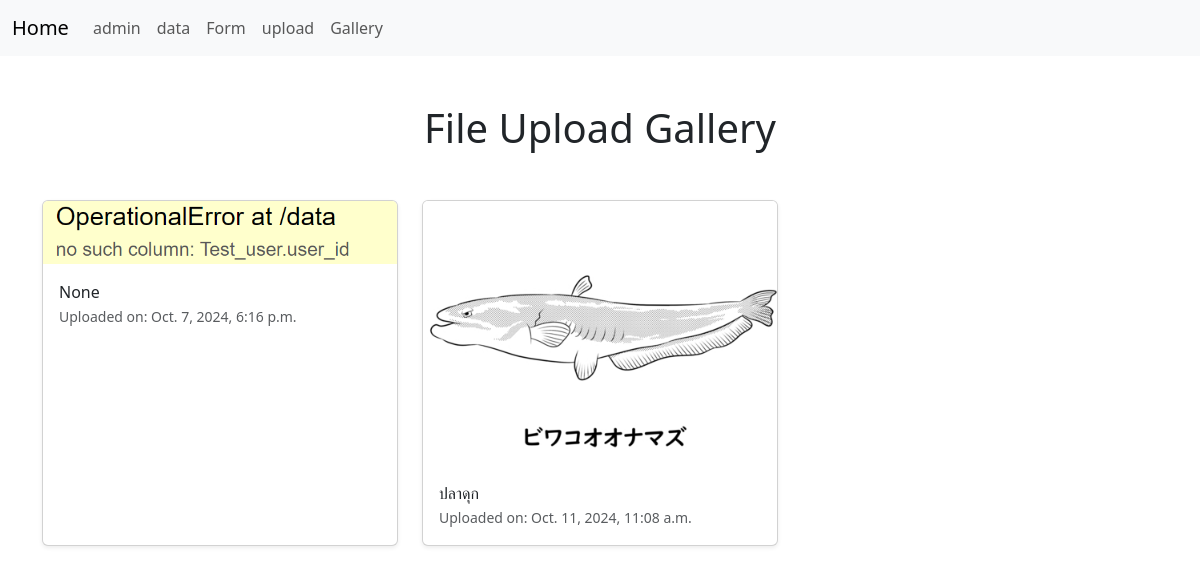
Page /uploadList on the committed database.
### Test/models.py (models this page shows)
class UploadedFile(models.Model):
    file = models.ImageField(upload_to='uploads/')
    uploaded_at = models.DateTimeField(auto_now_add=True)
    text = models.TextField(null=True, max_length=500)

### Test/views.py (the view)
# urls.py: path('uploadList', views.uploadList, name='upload_list'),
def uploadList(request):
    upload_file = UploadedFile.objects.all()
    context = {"upload_file": upload_file}
    return render(request, 'upload_list.html', context)

### Test/templates/upload_list.html (shortened to what this page needs)
<!DOCTYPE html>
<html lang="en">
<head>
    <link href="https://cdn.jsdelivr.net/npm/bootstrap@5.3.0-alpha1/dist/css/bootstrap.min.css" rel="stylesheet">
</head>
<body>
    {% include "components/base.html" %}
    {% block content %}
    <div class="container py-5">
        <h1 class="text-center mb-5">File Upload Gallery</h1>
        <div class="row row-cols-1 row-cols-md-2 row-cols-lg-3 g-4">
            {% for files in upload_file %}
            <div class="col">
                <div class="card h-100 shadow-sm">
                    <img src="{{ files.file.url }}" class="card-img-top" alt="Uploaded file" data-bs-toggle="modal" data-bs-target="#imageModal{{ forloop.counter }}">
                    <div class="card-body">
                        {{ files.text }}
                        <p class="card-text"><small class="text-muted">Uploaded on: {{ files.uploaded_at }}</small></p>
                    </div>
                </div>
            </div>
            {% endfor %}
        </div>
    </div>
    {% endblock %}
</body>
</html>

### Test/templates/components/base.html (shortened to what this page needs)
<!DOCTYPE html>
<html>
    <head>
        <link href="https://cdn.jsdelivr.net/npm/bootstrap@5.3.3/dist/css/bootstrap.min.css" rel="stylesheet">
    </head>
    <body>
        <nav class="navbar navbar-expand-lg bg-light">
            <div class="container-fluid">
              <a class="navbar-brand" href="http://127.0.0.1:8000/" >Home</a>
              <div class="collapse navbar-collapse" id="navbarSupportedContent">
                <ul class="navbar-nav me-auto mb-2 mb-lg-0">
                  <li class="nav-item">
                    <a class="nav-link" href="/admin">admin</a>
                  </li>
                  <li class="nav-item">
                    <a class="nav-link" href="/data" >data</a>
                  </li>
                  <li class="nav-item">
                    <a class="nav-link" href="/form_view" >Form</a>
                  </li>
                  <li class="nav-item">
                    <a class="nav-link" href="/upload" >upload</a>
                  </li>
                  <li class="nav-item">
                    <a class="nav-link" href="/uploadList" >Gallery</a>
                  </li>
                </ul>
              </div>
            </div>
          </nav>
    </body>
</html>

### Test/templates/upload_list.html (style rules this page uses)
.card-img-top { cursor: pointer; transition: opacity 0.3s; }

### rows in the picture
UploadedFile: file (picture), text "None", uploaded_at "Oct. 7, 2024, 6:16 p.m."
UploadedFile: file (picture), text "ปลาดุก", uploaded_at "Oct. 11, 2024, 11:08 a.m."
